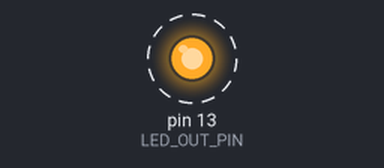
Simulated run of this sketch. Board: Arduino Uno, built with avr-gcc and run on an emulated ATmega328P. On the bench: output pins drawn as LEDs (lit = HIGH). Dashed ring = blinking. What the sketch prints to the serial monitor is not drawn.

Above: at 0.12 s.
Timing chart, 0 to 3.0 s (numbered marks = the images above):
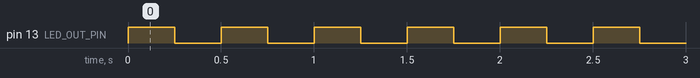

The sketch:

ArduinoMegaTempTest01.ino
```cpp
// #include <OneWire.h>
// #include <DallasTemperature.h>

// Temperature sensor data wire must be connected to Arduino digital pin 4:
const int ONE_WIRE_DIGITAL_BUS_PIN  = 4;
const int LED_OUT_PIN               = 13;

float temperatureValue = 0;

// Setup a OneWire library instance to communicate with any OneWire devices:
// OneWire oneWire( ONE_WIRE_DIGITAL_BUS_PIN );
// // Pass the oneWire reference to the Dallas Temperature sensor library:
// DallasTemperature sensors( &oneWire );


void setup()
{
  pinMode( LED_OUT_PIN , OUTPUT );
  // Initialize serial port and wait for port to open:
  Serial.begin( 9600 );
  // Wait forever for serial port to connect:
  // ( Needed for native USB port only )
  // while ( !Serial ) { delay( 1000 ); };
  // Initialize OneWire sensors:
  // sensors.begin();
};

void loop()
{
  // Turn the LED on and wait:
  digitalWrite( LED_OUT_PIN , HIGH );
  delay( 250 );

  // Read the temperature from the sensor:
  // sensors.requestTemperatures();
  // temperatureValue = sensors.getTempCByIndex( 0 );
  temperatureValue = temperatureValue + 1;

  // Write to the serial port the value of the temperature sensor:
  Serial.println( temperatureValue );

  // Turn the LED off and wait:
  digitalWrite( LED_OUT_PIN , LOW );
  delay( 250 );
};
```

Measured:
- by itself, pin 13 (LED_OUT_PIN): alternates HIGH for 0.25 s and LOW for 0.25 s
